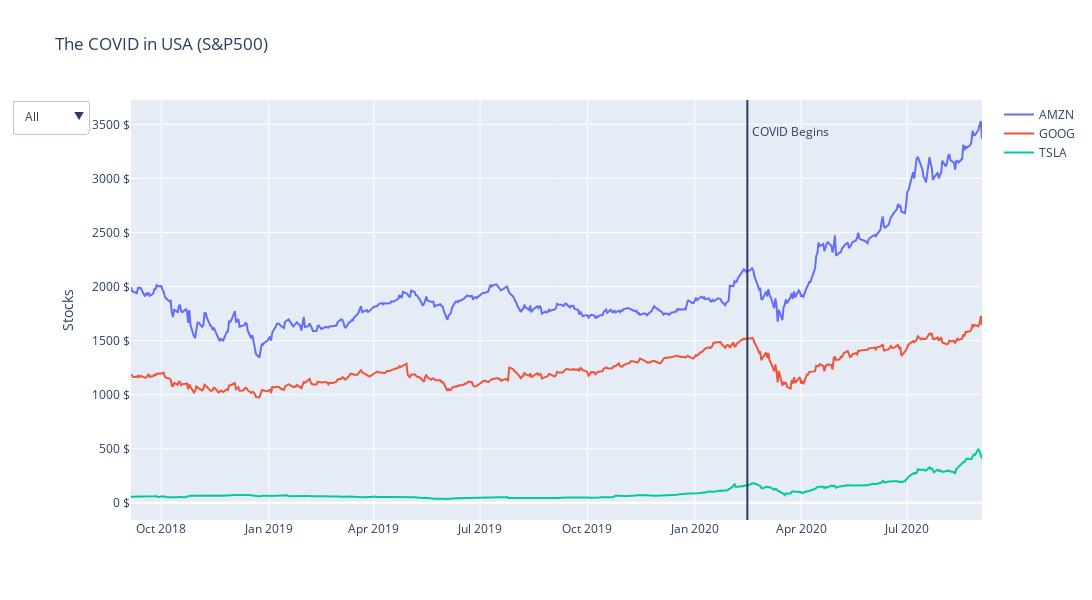

The notebook cell saved with this chart:
### Markdown cell above
**Compare Stocks**

### Code cell
fig = go.Figure()

for df in dfs:
    fig.add_trace(
        go.Scatter(
            x = dfs[df].Date,
            y = dfs[df].Close,
            name = df
        )
    )
    
fig.update_layout(
    updatemenus=[go.layout.Updatemenu(
        active=0,
        buttons=list(
            [dict(label = 'All',
                  method = 'update',
                  args = [{'visible': [True, True, True]},
                          {'title': 'The COVID in USA',
                           'showlegend':True}]),
             dict(label = 'AMZN',
                  method = 'update',
                  args = [{'visible': [True, False, False]},
                          {'title': 'Amazon Stock during the COVID',
                           'showlegend':True}]),             
             dict(label = 'GOOG',
                  method = 'update',
                  args = [{'visible': [False, True, False]},
                          {'title': 'Google Stock during the COVID',
                           'showlegend':True}]),
             dict(label = 'TSLA',
                  method = 'update',
                  args = [{'visible': [False, False, True]},
                          {'title': 'Tesla Stock during the COVID',
                           'showlegend':True}]),
            ])
        )
    ])

fig.update_layout(
    width=1200, 
    height=600,
    title='The COVID in USA (S&P500)',
    yaxis_title='Stocks',
    shapes = [dict(
        x0='2020-02-15', x1='2020-02-15', y0=0, y1=1, xref='x', yref='paper',
        line_width=2)],
    annotations=[dict(
        x='2020-02-17', y=0.95, xref='x', yref='paper',
        showarrow=False, xanchor='left', text='COVID Begins')],
    yaxis=dict(
    ticksuffix=' $'
    ),
)
fig.write_html("./Basic_Chart/Stocks.html")
fig.show()

### Figure 1 — Plotly figure (JSON) as saved in the notebook; plotly's stock layout.template omitted (floating-point values rounded to 4 significant figures; data arrays with more than 128 entries replaced by an {"elided": "..."} marker saying what was removed)
{"data": [{"name": "AMZN", "type": "scatter", "x": {"elided": "504 str values"}, "y": {"elided": "504 float values"}}, {"name": "GOOG", "type": "scatter", "x": {"elided": "504 str values"}, "y": {"elided": "504 float values"}}, {"name": "TSLA", "type": "scatter", "x": {"elided": "504 str values"}, "y": {"elided": "504 float values"}}], "layout": {"annotations": [{"showarrow": false, "text": "COVID Begins", "x": "2020-02-17", "xanchor": "left", "xref": "x", "y": 0.95, "yref": "paper"}], "height": 600, "shapes": [{"line": {"width": 2}, "x0": "2020-02-15", "x1": "2020-02-15", "xref": "x", "y0": 0, "y1": 1, "yref": "paper"}], "title": {"text": "The COVID in USA (S&P500)"}, "updatemenus": [{"active": 0, "buttons": [{"args": [{"visible": [true, true, true]}, {"showlegend": true, "title": "The COVID in USA"}], "label": "All", "method": "update"}, {"args": [{"visible": [true, false, false]}, {"showlegend": true, "title": "AMZN during the COVID"}], "label": "AMZN", "method": "update"}, {"args": [{"visible": [false, true, false]}, {"showlegend": true, "title": "GOOG"}], "label": "GOOG", "method": "update"}, {"args": [{"visible": [false, false, true]}, {"showlegend": true, "title": "TSLA during the COVID"}], "label": "TSLA", "method": "update"}]}], "width": 1200, "yaxis": {"ticksuffix": " $", "title": {"text": "Stocks"}}}}
